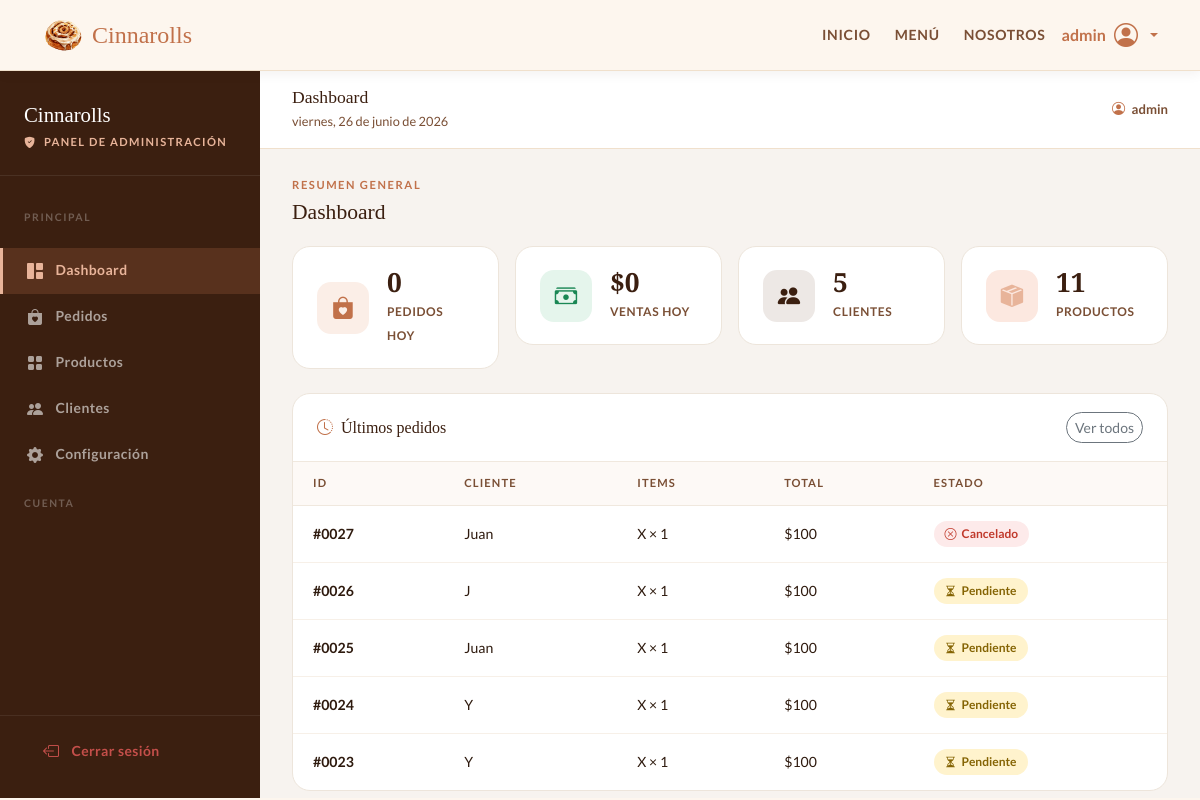
/panel-admin/ (signed in), run on the app's committed database.
### appcanela/models.py (models this page shows, shortened)
class Pedido(models.Model):
    ESTADO_CHOICES = [
        ('pendiente', 'Pendiente'),
        ('preparando', 'Preparando'),
        ('entregado', 'Entregado'),
        ('cancelado', 'Cancelado'),
    ]
    PAGO_CHOICES = [
        ('credito', 'Crédito'),
        ('debito', 'Débito'),
        ('efectivo', 'Efectivo'),
    ]
    usuario = models.ForeignKey(User, on_delete=models.SET_NULL, null=True, blank=True)
    nombre_cliente = models.CharField(max_length=100, blank=True, null=True)
    metodo_pago = models.CharField(max_length=20, choices=PAGO_CHOICES)
    subtotal = models.IntegerField()
    total = models.IntegerField()
    estado = models.CharField(max_length=20, choices=ESTADO_CHOICES, default='pendiente')
    creado_en = models.DateTimeField(auto_now_add=True)
    direccion_entrega = models.CharField(max_length=200, blank=True, null=True)
    fecha_entrega = models.DateField(blank=True, null=True)
    correo_invitado = models.EmailField(blank=True, null=True)

class ItemPedido(models.Model):
    pedido = models.ForeignKey(Pedido, on_delete=models.CASCADE, related_name='items')
    nombre = models.CharField(max_length=100)
    precio = models.IntegerField()
    cantidad = models.IntegerField(default=1)

### appcanela/views.py (the view, shortened to what this page needs)
# urls.py: path('panel-admin/', views.panel_admin, name='panel_admin'),
@user_passes_test(lambda u: u.is_staff)
def panel_admin(request):
    hoy = timezone.now().date()
    pedidos_hoy = Pedido.objects.filter(creado_en__date=hoy)
    ventas_hoy = pedidos_hoy.aggregate(Sum("total"))["total__sum"] or 0
    buscar = (request.GET.get("buscar") or "").strip()
    estado_filtro = (request.GET.get("estado") or "").strip()
    pedidos_qs = Pedido.objects.all().order_by("-creado_en").prefetch_related("items")
    if estado_filtro in ["pendiente", "preparando", "entregado", "cancelado"]:
        pedidos_qs = pedidos_qs.filter(estado=estado_filtro)
    paginador_pedidos = Paginator(pedidos_qs, 15)
    pagina_pedidos = paginador_pedidos.get_page(request.GET.get("pp"))
    buscar_cliente = (request.GET.get("buscar_cliente") or "").strip()
    clientes_qs = (
        User.objects
        .filter(is_staff=False, is_superuser=False)
        .annotate(num_pedidos=Count("pedido"))
        .order_by("-date_joined")
    )
    if buscar_cliente:
        clientes_qs = clientes_qs.filter(
            Q(first_name__icontains=buscar_cliente) |
            Q(username__icontains=buscar_cliente) |
            Q(email__icontains=buscar_cliente)
        )
    paginador_clientes = Paginator(clientes_qs, 15)
    pagina_clientes = paginador_clientes.get_page(request.GET.get("pc"))
    context = {
        "pedidos_hoy_count": pedidos_hoy.count(),
        "ventas_hoy": ventas_hoy,
        "total_clientes": clientes_qs.count(),
        "productos": Producto.objects.all(),
        "ultimos_pedidos": Pedido.objects.order_by("-creado_en")[:5],
        "todos_pedidos": pagina_pedidos,          # página de pedidos
        "clientes": pagina_clientes,              # página de clientes
        "buscar": buscar,
        "estado_filtro": estado_filtro,
        "buscar_cliente": buscar_cliente,
        "config": ConfiguracionTienda.get(),
    }
    return render(request, 'appcanela/panel_admin.html', context)

### appcanela/context_processors.py (called while the page is built)
def configuracion_tienda(request):
    config = ConfiguracionTienda.get()
    return {
        "tienda_config": config,
        "tienda_abierta": config.esta_abierto_ahora(),
    }

### appcanela/models.py (called while the page is built)
    @classmethod
    def get(cls):
        obj, _ = cls.objects.get_or_create(pk=1)
        return obj

    def dias_atencion(self):
        return [
            self.atiende_lunes, self.atiende_martes, self.atiende_miercoles,
            self.atiende_jueves, self.atiende_viernes, self.atiende_sabado,
            self.atiende_domingo,
        ]

    def atiende_en_dia(self, fecha):
        return self.dias_atencion()[fecha.weekday()]

    def _to_time(self, valor):
        if isinstance(valor, str):
            return parse_time(valor)
        return valor

    def esta_abierto_ahora(self):
        from django.utils import timezone
        ahora = timezone.localtime()
        if not self.atiende_en_dia(ahora.date()):
            return False
        apertura = self._to_time(self.hora_apertura)
        cierre = self._to_time(self.hora_cierre)
        if apertura is None or cierre is None:
            return True  # si la config está incompleta, no bloqueamos
        return apertura <= ahora.time() <= cierre

### appcanela/templates/appcanela/panel_admin.html (shortened to what this page needs)
{% extends 'appcanela/base.html' %}
{% load static %}
{% block navbar %}
    <nav>
        <div class="container d-flex align-items-center">
            <a class="nav-brand" href="{% url 'index' %}">
                <img src="{% static 'appcanela/img/logo.png' %}" alt="Logo" style="width:42px;height:42px;object-fit:contain">
                Cinnarolls
            </a>
            <div class="nav-links ms-auto d-none d-md-flex align-items-center">
                <a href="{% url 'index' %}">Inicio</a>
                <a href="{% url 'menu' %}">Menú</a>
                <a href="{% url 'nosotros' %}">Nosotros</a>
            </div>
            {% if user.is_authenticated %}
            <div class="dropdown ms-3">
                <a class="nav-login text-decoration-none dropdown-toggle d-flex align-items-center gap-2"
                   href="#" role="button" data-bs-toggle="dropdown" aria-expanded="false"
                   style="color:var(--cinnamon); font-weight:700;">
                   <span>{{ user.username }}</span>
                   <i class="bi bi-person-circle fs-4"></i>
                </a>
            </div>
            {% endif %}
        </div>
    </nav>
{% endblock %}
{% block content %}
    <div class="admin-wrap">
        <aside class="admin-sidebar">
            <div class="admin-sidebar-brand">
                <span>Cinnarolls</span>
                <p><i class="bi bi-shield-fill-check me-1"></i> Panel de administración</p>
            </div>
            <p class="admin-nav-section">Principal</p>
            <button class="admin-nav-item active" onclick="showTab('dashboard', this)">
                <i class="bi bi-grid-1x2-fill"></i> Dashboard
            </button>
            <button class="admin-nav-item" onclick="showTab('pedidos', this)">
                <i class="bi bi-bag-heart-fill"></i> Pedidos
            </button>
            <button class="admin-nav-item" onclick="showTab('productos', this)">
                <i class="bi bi-grid-fill"></i> Productos
            </button>
            <button class="admin-nav-item" onclick="showTab('clientes', this)">
                <i class="bi bi-people-fill"></i> Clientes
            </button>
            <button class="admin-nav-item" onclick="showTab('configuracion', this)">
                <i class="bi bi-gear-fill"></i> Configuración
            </button>
            <p class="admin-nav-section">Cuenta</p>
            <div class="admin-logout">
                <form method="post" action="{% url 'logout' %}">
                    <button type="submit" class="admin-nav-item" style="color:rgba(255,100,100,.7)">
                        <i class="bi bi-box-arrow-left"></i> Cerrar sesión
                    </button>
                </form>
            </div>
        </aside>
        <main class="admin-main">
            <div class="admin-topbar">
                <div>
                    <h6 id="topbar-title">Dashboard</h6>
                    <small id="topbar-date"></small>
                </div>
                <span style="font-size:.82rem; color:var(--text-mid); font-weight:600;">
                    <i class="bi bi-person-circle me-1" style="color:var(--cinnamon)"></i>
                    {{ user.username }}
                </span>
            </div>
            <div class="admin-content">
                <div id="tab-dashboard" class="admin-tab-content active">
                    <p class="admin-section-label">Resumen general</p>
                    <h2 class="admin-section-title">Dashboard</h2>
                    <div class="row g-3 mb-4">
                        <div class="col-6 col-lg-3">
                            <div class="stat-card">
                                <div class="stat-icon cinnamon"><i class="bi bi-bag-heart-fill"></i></div>
                                <div class="stat-body">
                                    <strong>{{ pedidos_hoy_count }}</strong>
                                    <span>Pedidos hoy</span>
                                </div>
                            </div>
                        </div>
                        <div class="col-6 col-lg-3">
                            <div class="stat-card">
                                <div class="stat-icon green"><i class="bi bi-cash-stack"></i></div>
                                <div class="stat-body">
                                    <strong>${{ ventas_hoy|floatformat:0 }}</strong>
                                    <span>Ventas hoy</span>
                                </div>
                            </div>
                        </div>
                        <div class="col-6 col-lg-3">
                            <div class="stat-card">
                                <div class="stat-icon espresso"><i class="bi bi-people-fill"></i></div>
                                <div class="stat-body">
                                    <strong>{{ total_clientes }}</strong>
                                    <span>Clientes</span>
                                </div>
                            </div>
                        </div>
                        <div class="col-6 col-lg-3">
                            <div class="stat-card">
                                <div class="stat-icon rose"><i class="bi bi-box-seam-fill"></i></div>
                                <div class="stat-body">
                                    <strong>{{ productos.count }}</strong>
                                    <span>Productos</span>
                                </div>
                            </div>
                        </div>
                    </div>
                    <div class="admin-panel">
                        <div class="admin-panel-header">
                            <h6><i class="bi bi-clock-history me-2" style="color:var(--cinnamon)"></i>Últimos pedidos</h6>
                            <button class="btn btn-sm btn-outline-secondary rounded-pill"
                                    onclick="showTab('pedidos', document.querySelector('[onclick*=pedidos]'))">Ver todos</button>
                        </div>
                        <table class="admin-table">
                            <thead>
                                <tr>
                                    <th>ID</th>
                                    <th>Cliente</th>
                                    <th>Items</th>
                                    <th>Total</th>
                                    <th>Estado</th>
                                </tr>
                            </thead>
                            <tbody>
                                {% for pedido in ultimos_pedidos %}
                                <tr>
                                    <td><strong>#{{ pedido.pk|stringformat:"04d" }}</strong></td>
                                    <td>{{ pedido.nombre_cliente|default:"Invitado" }}</td>
                                    <td>
                                        {% for item in pedido.items.all %}
                                            {{ item.nombre }} × {{ item.cantidad }}{% if not forloop.last %}, {% endif %}
                                        {% empty %}—{% endfor %}
                                    </td>
                                    <td>${{ pedido.total|floatformat:0 }}</td>
                                    <td>
                                        {% if pedido.estado == 'pendiente' %}
                                            <span class="order-status status-pendiente"><i class="bi bi-hourglass-split"></i> Pendiente</span>
                                        {% elif pedido.estado == 'preparando' %}
                                            <span class="order-status status-preparando"><i class="bi bi-fire"></i> Preparando</span>
                                        {% elif pedido.estado == 'cancelado' %}
                                            <span class="order-status status-cancelado"><i class="bi bi-x-circle"></i> Cancelado</span>
                                        {% else %}
                                            <span class="order-status status-entregado"><i class="bi bi-check-circle"></i> Entregado</span>
                                        {% endif %}
                                    </td>
                                </tr>
                                {% empty %}
                                <tr class="admin-table-empty">
                                    <td colspan="5"><i class="bi bi-inbox me-2"></i>No hay pedidos aún</td>
                                </tr>
                                {% endfor %}
                            </tbody>
                        </table>
                    </div>
                </div>
            </div>
        </main>
    </div>
{% endblock %}

### appcanela/static/appcanela/css/mystyle.css (style rules this page uses)
:root { --cream: #fdf6ee; --warm-tan: #f0e0cc; --cinnamon: #c1714a; --dark-cin: #a05535; --espresso: #3b1f10; --soft-rose: #e8b49a; --text-dark: #2e1a0e; --text-mid: #7a4f35; }
* { box-sizing: border-box; }
body { font-family: 'Lato', sans-serif; background-color: var(--cream); color: var(--text-dark); margin: 0; }
nav { background: var(--cream); border-bottom: 1px solid var(--warm-tan); padding: 14px 0; position: sticky; top: 0; z-index: 100; box-shadow: 0 2px 12px rgba(59,31,16,.07); }
.nav-brand { font-family: 'Playfair Display', serif; font-size: 1.5rem; color: var(--cinnamon); text-decoration: none; display: flex; align-items: center; gap: 8px; }
.nav-links a { font-size: .88rem; font-weight: 700; letter-spacing: .05em; text-transform: uppercase; color: var(--text-mid); text-decoration: none; margin-left: 24px; transition: color .2s; }
html { scroll-behavior: smooth; }

### data on the page
Pedido: pk "0027", nombre_cliente "Juan", total "100", estado "cancelado" (drawn)
ItemPedido: nombre "X", cantidad "1"
Pedido: pk "0026", nombre_cliente "J", total "100", estado "pendiente" (drawn)
ItemPedido: nombre "X", cantidad "1"
Pedido: pk "0025", nombre_cliente "Juan", total "100", estado "pendiente" (drawn)
ItemPedido: nombre "X", cantidad "1"
Pedido: pk "0024", nombre_cliente "Y", total "100", estado "pendiente" (drawn)
ItemPedido: nombre "X", cantidad "1"
Pedido: pk "0023", nombre_cliente "Y", total "100", estado "pendiente" (drawn)
ItemPedido: nombre "X", cantidad "1"

### other printed values
{{ user.username }} "admin"
{{ pedidos_hoy_count }} "0"
{{ ventas_hoy|floatformat:0 }} "0"
{{ total_clientes }} "5"
{{ productos.count }} "11"
